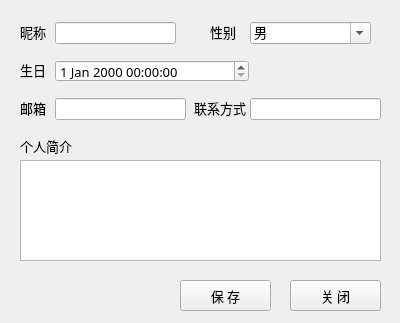
<?xml version="1.0" encoding="UTF-8"?>
<ui version="4.0">
 <class>perfectPersonalData</class>
 <widget class="QWidget" name="perfectPersonalData">
  <property name="geometry">
   <rect>
    <x>0</x>
    <y>0</y>
    <width>400</width>
    <height>323</height>
   </rect>
  </property>
  <property name="font">
   <font>
    <family>微软雅黑</family>
    <pointsize>10</pointsize>
   </font>
  </property>
  <property name="windowTitle">
   <string>Form</string>
  </property>
  <widget class="QPushButton" name="savePushButton">
   <property name="geometry">
    <rect>
     <x>180</x>
     <y>280</y>
     <width>91</width>
     <height>31</height>
    </rect>
   </property>
   <property name="text">
    <string>保 存</string>
   </property>
  </widget>
  <widget class="QPushButton" name="closePushButton">
   <property name="geometry">
    <rect>
     <x>290</x>
     <y>280</y>
     <width>91</width>
     <height>31</height>
    </rect>
   </property>
   <property name="text">
    <string>关 闭</string>
   </property>
  </widget>
  <widget class="QLabel" name="label">
   <property name="geometry">
    <rect>
     <x>20</x>
     <y>136</y>
     <width>61</width>
     <height>20</height>
    </rect>
   </property>
   <property name="text">
    <string>个人简介</string>
   </property>
  </widget>
  <widget class="QLabel" name="label_2">
   <property name="geometry">
    <rect>
     <x>20</x>
     <y>22</y>
     <width>61</width>
     <height>20</height>
    </rect>
   </property>
   <property name="text">
    <string>昵称</string>
   </property>
  </widget>
  <widget class="QTextEdit" name="synopsisTextEdit">
   <property name="geometry">
    <rect>
     <x>20</x>
     <y>160</y>
     <width>361</width>
     <height>101</height>
    </rect>
   </property>
  </widget>
  <widget class="QLineEdit" name="NicknameLineEdit">
   <property name="geometry">
    <rect>
     <x>55</x>
     <y>22</y>
     <width>121</width>
     <height>22</height>
    </rect>
   </property>
  </widget>
  <widget class="QLabel" name="label_3">
   <property name="geometry">
    <rect>
     <x>210</x>
     <y>22</y>
     <width>61</width>
     <height>20</height>
    </rect>
   </property>
   <property name="text">
    <string>性别</string>
   </property>
  </widget>
  <widget class="QComboBox" name="sexComboBox">
   <property name="geometry">
    <rect>
     <x>250</x>
     <y>22</y>
     <width>121</width>
     <height>22</height>
    </rect>
   </property>
   <property name="editable">
    <bool>true</bool>
   </property>
   <property name="currentText">
    <string>男</string>
   </property>
   <property name="frame">
    <bool>true</bool>
   </property>
   <item>
    <property name="text">
     <string>男</string>
    </property>
   </item>
   <item>
    <property name="text">
     <string>女</string>
    </property>
   </item>
   <item>
    <property name="text">
     <string>未知</string>
    </property>
   </item>
  </widget>
  <widget class="QLabel" name="label_4">
   <property name="geometry">
    <rect>
     <x>194</x>
     <y>98</y>
     <width>61</width>
     <height>20</height>
    </rect>
   </property>
   <property name="text">
    <string>联系方式</string>
   </property>
  </widget>
  <widget class="QLineEdit" name="phoneLineEdit">
   <property name="geometry">
    <rect>
     <x>250</x>
     <y>98</y>
     <width>131</width>
     <height>22</height>
    </rect>
   </property>
  </widget>
  <widget class="QLabel" name="label_5">
   <property name="geometry">
    <rect>
     <x>20</x>
     <y>98</y>
     <width>61</width>
     <height>20</height>
    </rect>
   </property>
   <property name="text">
    <string>邮箱</string>
   </property>
  </widget>
  <widget class="QLineEdit" name="EmailLneEdit">
   <property name="geometry">
    <rect>
     <x>55</x>
     <y>98</y>
     <width>131</width>
     <height>22</height>
    </rect>
   </property>
  </widget>
  <widget class="QDateTimeEdit" name="birthDateTimeEdit">
   <property name="geometry">
    <rect>
     <x>55</x>
     <y>60</y>
     <width>194</width>
     <height>22</height>
    </rect>
   </property>
  </widget>
  <widget class="QLabel" name="label_6">
   <property name="geometry">
    <rect>
     <x>20</x>
     <y>60</y>
     <width>61</width>
     <height>20</height>
    </rect>
   </property>
   <property name="text">
    <string>生日</string>
   </property>
  </widget>
 </widget>
 <resources/>
 <connections/>
</ui>
